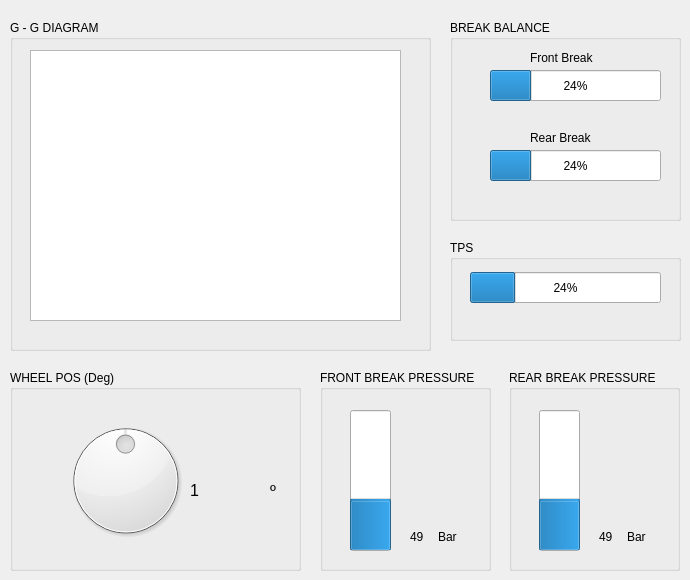
    <widget class="QWidget" name="tab_3">
     <attribute name="title">
      <string>Wheel | TPS | Brake</string>
     </attribute>
     <widget class="QGroupBox" name="groupBox_8">
      <property name="geometry">
       <rect>
        <x>10</x>
        <y>370</y>
        <width>291</width>
        <height>201</height>
       </rect>
      </property>
      <property name="title">
       <string>WHEEL POS (Deg)</string>
      </property>
      <widget class="QDial" name="dial_WheelPos">
       <property name="geometry">
        <rect>
         <x>50</x>
         <y>30</y>
         <width>131</width>
         <height>161</height>
        </rect>
       </property>
       <property name="minimum">
        <number>-120</number>
       </property>
       <property name="maximum">
        <number>120</number>
       </property>
       <property name="pageStep">
        <number>10</number>
       </property>
       <property name="invertedAppearance">
        <bool>false</bool>
       </property>
       <property name="invertedControls">
        <bool>true</bool>
       </property>
      </widget>
      <widget class="QLabel" name="label_19">
       <property name="geometry">
        <rect>
         <x>180</x>
         <y>100</y>
         <width>81</width>
         <height>41</height>
        </rect>
       </property>
       <property name="font">
        <font>
         <pointsize>12</pointsize>
        </font>
       </property>
       <property name="text">
        <string>1</string>
       </property>
       <property name="scaledContents">
        <bool>false</bool>
       </property>
      </widget>
      <widget class="QLabel" name="label_20">
       <property name="geometry">
        <rect>
         <x>260</x>
         <y>100</y>
         <width>21</width>
         <height>41</height>
        </rect>
       </property>
       <property name="font">
        <font>
         <pointsize>12</pointsize>
        </font>
       </property>
       <property name="text">
        <string>º</string>
       </property>
      </widget>
     </widget>
     <widget class="QGroupBox" name="groupBox_11">
      <property name="geometry">
       <rect>
        <x>450</x>
        <y>240</y>
        <width>231</width>
        <height>101</height>
       </rect>
      </property>
      <property name="title">
       <string>TPS</string>
      </property>
      <widget class="QProgressBar" name="progressBar_TPS">
       <property name="geometry">
        <rect>
         <x>20</x>
         <y>32</y>
         <width>191</width>
         <height>31</height>
        </rect>
       </property>
       <property name="value">
        <number>24</number>
       </property>
       <property name="format">
        <string>%p%</string>
       </property>
      </widget>
     </widget>
     <widget class="QGroupBox" name="groupBox_12">
      <property name="geometry">
       <rect>
        <x>10</x>
        <y>20</y>
        <width>421</width>
        <height>331</height>
       </rect>
      </property>
      <property name="title">
       <string>G - G DIAGRAM</string>
      </property>
      <widget class="QGraphicsView" name="graphicsView_DiagramaGG">
       <property name="geometry">
        <rect>
         <x>20</x>
         <y>30</y>
         <width>371</width>
         <height>271</height>
        </rect>
       </property>
      </widget>
     </widget>
     <widget class="QGroupBox" name="groupBox_13">
      <property name="geometry">
       <rect>
        <x>450</x>
        <y>20</y>
        <width>231</width>
        <height>201</height>
       </rect>
      </property>
      <property name="title">
       <string>BREAK BALANCE</string>
      </property>
      <widget class="QProgressBar" name="progressBar_FrontBreakBalance">
       <property name="geometry">
        <rect>
         <x>40</x>
         <y>50</y>
         <width>171</width>
         <height>31</height>
        </rect>
       </property>
       <property name="value">
        <number>24</number>
       </property>
      </widget>
      <widget class="QLabel" name="label_67">
       <property name="geometry">
        <rect>
         <x>80</x>
         <y>110</y>
         <width>91</width>
         <height>16</height>
        </rect>
       </property>
       <property name="text">
        <string>Rear Break</string>
       </property>
      </widget>
      <widget class="QLabel" name="label_66">
       <property name="geometry">
        <rect>
         <x>80</x>
         <y>30</y>
         <width>91</width>
         <height>16</height>
        </rect>
       </property>
       <property name="text">
        <string>Front Break</string>
       </property>
      </widget>
      <widget class="QProgressBar" name="progressBar_RearBreakBalance">
       <property name="geometry">
        <rect>
         <x>40</x>
         <y>130</y>
         <width>171</width>
         <height>31</height>
        </rect>
       </property>
       <property name="value">
        <number>24</number>
       </property>
      </widget>
     </widget>
     <widget class="QGroupBox" name="groupBox_14">
      <property name="geometry">
       <rect>
        <x>320</x>
        <y>370</y>
        <width>171</width>
        <height>201</height>
       </rect>
      </property>
      <property name="title">
       <string>FRONT BREAK PRESSURE</string>
      </property>
      <widget class="QProgressBar" name="progressBar_FrontBreakPressure">
       <property name="geometry">
        <rect>
         <x>30</x>
         <y>40</y>
         <width>41</width>
         <height>141</height>
        </rect>
       </property>
       <property name="maximum">
        <number>70</number>
       </property>
       <property name="value">
        <number>24</number>
       </property>
       <property name="orientation">
        <enum>Qt::Vertical</enum>
       </property>
       <property name="format">
        <string>%p</string>
       </property>
      </widget>
      <widget class="QLabel" name="label_36">
       <property name="geometry">
        <rect>
         <x>118</x>
         <y>160</y>
         <width>21</width>
         <height>14</height>
        </rect>
       </property>
       <property name="text">
        <string>Bar</string>
       </property>
      </widget>
      <widget class="QLabel" name="label_65">
       <property name="geometry">
        <rect>
         <x>90</x>
         <y>160</y>
         <width>22</width>
         <height>14</height>
        </rect>
       </property>
       <property name="text">
        <string>49</string>
       </property>
      </widget>
     </widget>
     <widget class="QGroupBox" name="groupBox_15">
      <property name="geometry">
       <rect>
        <x>509</x>
        <y>370</y>
        <width>171</width>
        <height>201</height>
       </rect>
      </property>
      <property name="title">
       <string>REAR BREAK PRESSURE</string>
      </property>
      <widget class="QProgressBar" name="progressBar_RearBreakPressure">
       <property name="geometry">
        <rect>
         <x>30</x>
         <y>40</y>
         <width>41</width>
         <height>141</height>
        </rect>
       </property>
       <property name="maximum">
        <number>70</number>
       </property>
       <property name="value">
        <number>24</number>
       </property>
       <property name="orientation">
        <enum>Qt::Vertical</enum>
       </property>
       <property name="format">
        <string>%p</string>
       </property>
      </widget>
      <widget class="QLabel" name="label_68">
       <property name="geometry">
        <rect>
         <x>118</x>
         <y>160</y>
         <width>21</width>
         <height>14</height>
        </rect>
       </property>
       <property name="text">
        <string>Bar</string>
       </property>
      </widget>
      <widget class="QLabel" name="label_69">
       <property name="geometry">
        <rect>
         <x>90</x>
         <y>160</y>
         <width>22</width>
         <height>14</height>
        </rect>
       </property>
       <property name="text">
        <string>49</string>
       </property>
      </widget>
     </widget>
    </widget>
